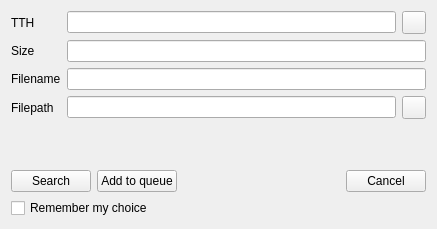
<?xml version="1.0" encoding="UTF-8"?>
<ui version="4.0">
 <class>UIMagnet</class>
 <widget class="QWidget" name="UIMagnet">
  <property name="geometry">
   <rect>
    <x>0</x>
    <y>0</y>
    <width>437</width>
    <height>229</height>
   </rect>
  </property>
  <property name="sizePolicy">
   <sizepolicy hsizetype="Preferred" vsizetype="Preferred">
    <horstretch>0</horstretch>
    <verstretch>0</verstretch>
   </sizepolicy>
  </property>
  <property name="windowTitle">
   <string>Magnet link viewer</string>
  </property>
  <layout class="QVBoxLayout" name="verticalLayout">
   <item>
    <widget class="QFrame" name="frame">
     <property name="sizePolicy">
      <sizepolicy hsizetype="Preferred" vsizetype="Preferred">
       <horstretch>0</horstretch>
       <verstretch>0</verstretch>
      </sizepolicy>
     </property>
     <property name="frameShape">
      <enum>QFrame::NoFrame</enum>
     </property>
     <property name="frameShadow">
      <enum>QFrame::Plain</enum>
     </property>
     <property name="lineWidth">
      <number>0</number>
     </property>
     <layout class="QGridLayout" name="gridLayout_2">
      <property name="leftMargin">
       <number>0</number>
      </property>
      <property name="topMargin">
       <number>0</number>
      </property>
      <property name="rightMargin">
       <number>0</number>
      </property>
      <property name="bottomMargin">
       <number>0</number>
      </property>
      <item row="3" column="0">
       <widget class="QLabel" name="label_3">
        <property name="text">
         <string>Filename</string>
        </property>
       </widget>
      </item>
      <item row="1" column="0">
       <widget class="QLabel" name="label_2">
        <property name="text">
         <string notr="true">TTH</string>
        </property>
       </widget>
      </item>
      <item row="5" column="0">
       <widget class="QLabel" name="label_1">
        <property name="text">
         <string>Filepath</string>
        </property>
       </widget>
      </item>
      <item row="5" column="1">
       <widget class="LineEdit" name="lineEdit_FPATH"/>
      </item>
      <item row="2" column="0">
       <widget class="QLabel" name="label_4">
        <property name="text">
         <string>Size</string>
        </property>
       </widget>
      </item>
      <item row="2" column="1" colspan="2">
       <widget class="QLineEdit" name="lineEdit_SIZE">
        <property name="readOnly">
         <bool>true</bool>
        </property>
       </widget>
      </item>
      <item row="3" column="1" colspan="2">
       <widget class="LineEdit" name="lineEdit_FNAME">
        <property name="readOnly">
         <bool>false</bool>
        </property>
       </widget>
      </item>
      <item row="1" column="1">
       <widget class="QLineEdit" name="lineEdit_TTH">
        <property name="readOnly">
         <bool>true</bool>
        </property>
       </widget>
      </item>
      <item row="5" column="2">
       <widget class="QToolButton" name="toolButton_BROWSE">
        <property name="maximumSize">
         <size>
          <width>16777215</width>
          <height>16777215</height>
         </size>
        </property>
        <property name="text">
         <string/>
        </property>
       </widget>
      </item>
      <item row="1" column="2">
       <widget class="QToolButton" name="toolButton_COPY">
        <property name="maximumSize">
         <size>
          <width>16777215</width>
          <height>16777215</height>
         </size>
        </property>
        <property name="toolTip">
         <string>Copy magnet link to clipboard</string>
        </property>
        <property name="text">
         <string/>
        </property>
       </widget>
      </item>
     </layout>
    </widget>
   </item>
   <item>
    <spacer name="verticalSpacer">
     <property name="orientation">
      <enum>Qt::Vertical</enum>
     </property>
     <property name="sizeHint" stdset="0">
      <size>
       <width>20</width>
       <height>0</height>
      </size>
     </property>
    </spacer>
   </item>
   <item>
    <layout class="QHBoxLayout" name="horizontalLayout">
     <item>
      <widget class="QPushButton" name="pushButton_SEARCH">
       <property name="toolTip">
        <string>Opens search dialog and searches file.</string>
       </property>
       <property name="text">
        <string>Search</string>
       </property>
      </widget>
     </item>
     <item>
      <widget class="QPushButton" name="pushButton_DOWNLOAD">
       <property name="toolTip">
        <string>Adds magnet to download queue. If autosearch for alternatives is enabled
in options, file will be downloaded without opening search dialog.</string>
       </property>
       <property name="text">
        <string>Add to queue</string>
       </property>
      </widget>
     </item>
     <item>
      <spacer name="horizontalSpacer">
       <property name="orientation">
        <enum>Qt::Horizontal</enum>
       </property>
       <property name="sizeHint" stdset="0">
        <size>
         <width>0</width>
         <height>20</height>
        </size>
       </property>
      </spacer>
     </item>
     <item>
      <widget class="QPushButton" name="pushButton_CANCEL">
       <property name="text">
        <string>Cancel</string>
       </property>
      </widget>
     </item>
    </layout>
   </item>
   <item>
    <widget class="QCheckBox" name="checkBox_Remember">
     <property name="text">
      <string>Remember my choice</string>
     </property>
    </widget>
   </item>
  </layout>
 </widget>
 <customwidgets>
  <customwidget>
   <class>LineEdit</class>
   <extends>QLineEdit</extends>
   <header>LineEdit.h</header>
  </customwidget>
 </customwidgets>
 <tabstops>
  <tabstop>pushButton_CANCEL</tabstop>
  <tabstop>pushButton_SEARCH</tabstop>
  <tabstop>pushButton_DOWNLOAD</tabstop>
  <tabstop>checkBox_Remember</tabstop>
  <tabstop>lineEdit_TTH</tabstop>
  <tabstop>lineEdit_SIZE</tabstop>
  <tabstop>lineEdit_FNAME</tabstop>
  <tabstop>lineEdit_FPATH</tabstop>
  <tabstop>toolButton_BROWSE</tabstop>
 </tabstops>
 <resources/>
 <connections/>
</ui>
